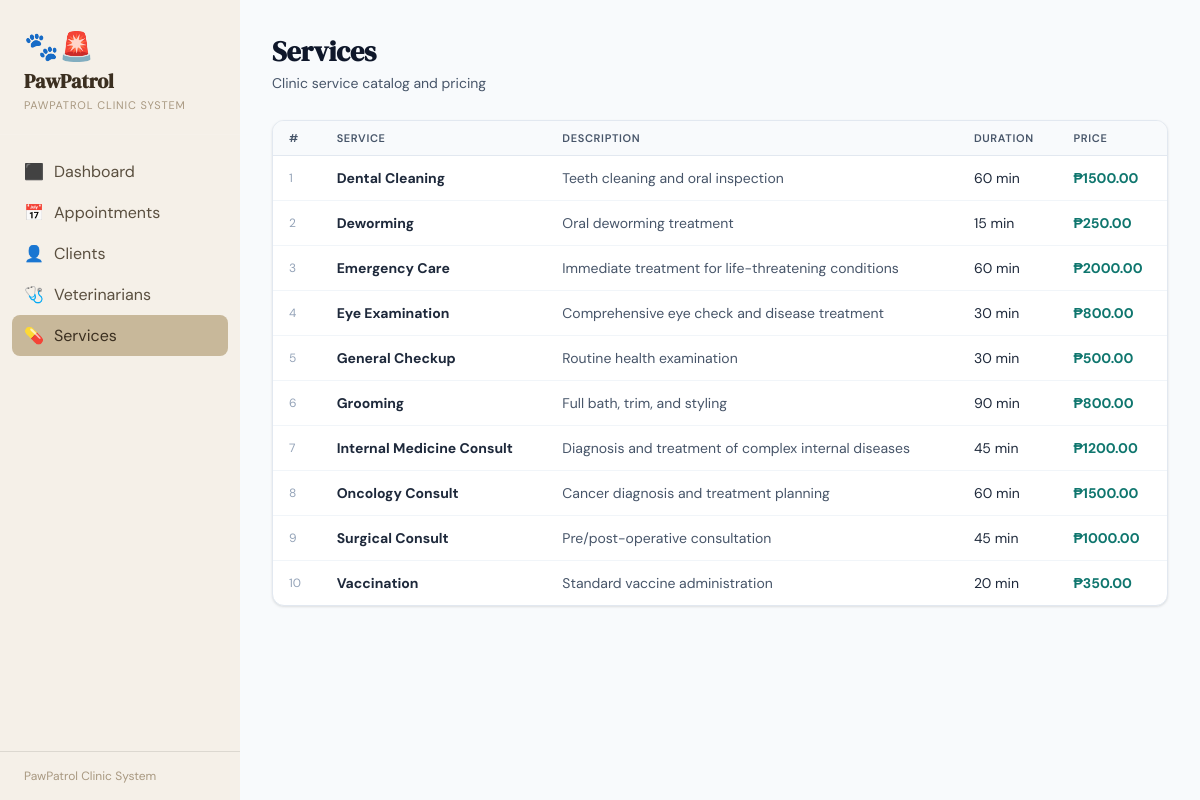
/services, run on the app's committed database.
### tables this page shows
CREATE TABLE SERVICE (
            service_id       INTEGER PRIMARY KEY AUTOINCREMENT,
            service_name     TEXT NOT NULL,
            description      TEXT,
            duration_minutes INTEGER NOT NULL,
            price            REAL NOT NULL
        );

### app.py (the view)
@app.route("/services")
def services():
    db = get_db()
    rows = db.execute("SELECT * FROM SERVICE ORDER BY service_name").fetchall()
    return render_template("services.html", services=rows)

### app.py (called while the page is built)
def get_db():
    conn = sqlite3.connect(DB)
    conn.row_factory = sqlite3.Row
    conn.execute("PRAGMA foreign_keys = ON")
    return conn

### templates/services.html (shortened to what this page needs)
{% extends "base.html" %}
{% block content %}
<div class="page-header">
  <h2>Services</h2>
  <p>Clinic service catalog and pricing</p>
</div>
<div class="card">
  <div class="table-wrap">
    <table>
      <thead><tr>
        <th>#</th><th>Service</th><th>Description</th><th>Duration</th><th>Price</th>
      </tr></thead>
      <tbody>
      {% for s in services %}
      <tr>
      <td style="color:var(--gray-400);font-size:12px">{{ loop.index }}</td>
        <td><b>{{ s.service_name }}</b></td>
        <td style="color:var(--gray-600)">{{ s.description or '—' }}</td>
        <td>{{ s.duration_minutes }} min</td>
        <td><b style="color:var(--teal)">₱{{ "%.2f"|format(s.price) }}</b></td>
      </tr>
      {% endfor %}
      </tbody>
    </table>
  </div>
</div>
{% endblock %}

### templates/base.html (style rules this page uses)
:root { --teal: #0f766e; --teal-l: #14b8a6; --teal-xl: #ccfbf1; --amber: #d97706; --amber-l: #fef3c7; --red: #dc2626; --red-l: #fee2e2; --green: #16a34a; --green-l: #dcfce7; --blue: #2563eb; --blue-l: #dbeafe; --gray-50: #f8fafc; --gray-100:#f1f5f9; --gray-200:#e2e8f0; --gray-400:#94a3b8; --gray-600:#475569; --gray-800:#1e293b; --gray-900:#0f172a; --white: #ffffff; --shadow: 0 1px 3px rgba(0,0,0,.08), 0 1px 2px rgba(0,0,0,.04); --shadow-md: 0 4px 6px -1px rgba(0,0,0,.07), 0 2px 4px -2px rgba(0,0,0,.04); --radius: 12px; }
*,*::before,*::after { box-sizing:border-box;margin:0;padding:0 }
body { font-family:'DM Sans',sans-serif;background:var(--gray-50);color:var(--gray-800);min-height:100vh;display:flex }
.page-header { margin-bottom:28px }
.page-header h2 { font-family:'DM Serif Display',serif;font-size:28px;color:var(--gray-900);margin-bottom:4px }
.page-header p { color:var(--gray-600);font-size:14px }
.card { background:var(--white);border-radius:var(--radius);box-shadow:var(--shadow);border:1px solid var(--gray-200);overflow:hidden }
.table-wrap { overflow-x:auto }
table { width:100%;border-collapse:collapse }
th { text-align:left;font-size:11px;font-weight:600;text-transform:uppercase;letter-spacing:.06em;color:var(--gray-600);padding:10px 16px;background:var(--gray-50);border-bottom:1px solid var(--gray-200) }
td { padding:13px 16px;border-bottom:1px solid var(--gray-100);font-size:14px;vertical-align:middle }
tr:last-child td { border-bottom:none }

### data on the page
SERVICE: service_name "Dental Cleaning", description "Teeth cleaning and oral inspection", duration_minutes "60", price "1500.00"
SERVICE: service_name "Deworming", description "Oral deworming treatment", duration_minutes "15", price "250.00"
SERVICE: service_name "Emergency Care", description "Immediate treatment for life-threatening conditions", duration_minutes "60", price "2000.00"
SERVICE: service_name "Eye Examination", description "Comprehensive eye check and disease treatment", duration_minutes "30", price "800.00"
SERVICE: service_name "General Checkup", description "Routine health examination", duration_minutes "30", price "500.00"
SERVICE: service_name "Grooming", description "Full bath, trim, and styling", duration_minutes "90", price "800.00"
SERVICE: service_name "Internal Medicine Consult", description "Diagnosis and treatment of complex internal diseases", duration_minutes "45", price "1200.00"
SERVICE: service_name "Oncology Consult", description "Cancer diagnosis and treatment planning", duration_minutes "60", price "1500.00"
SERVICE: service_name "Surgical Consult", description "Pre/post-operative consultation", duration_minutes "45", price "1000.00"
SERVICE: service_name "Vaccination", description "Standard vaccine administration", duration_minutes "20", price "350.00"
